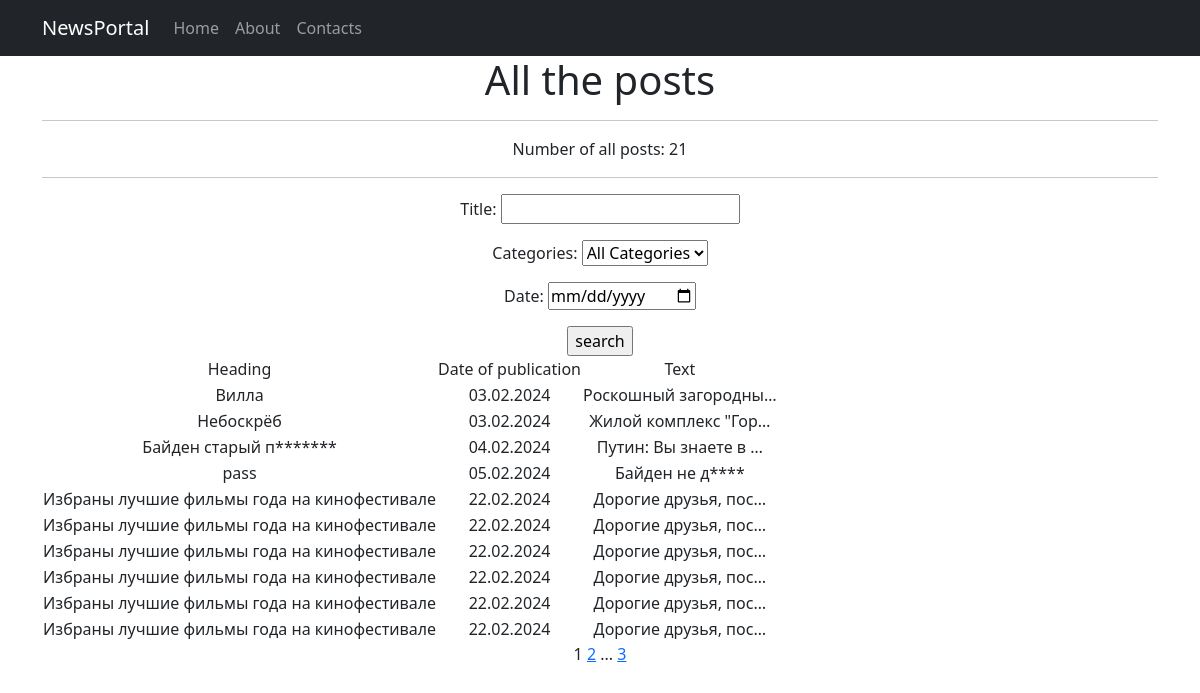
/posts/articles/search/, run on an earlier commit of the app's database.
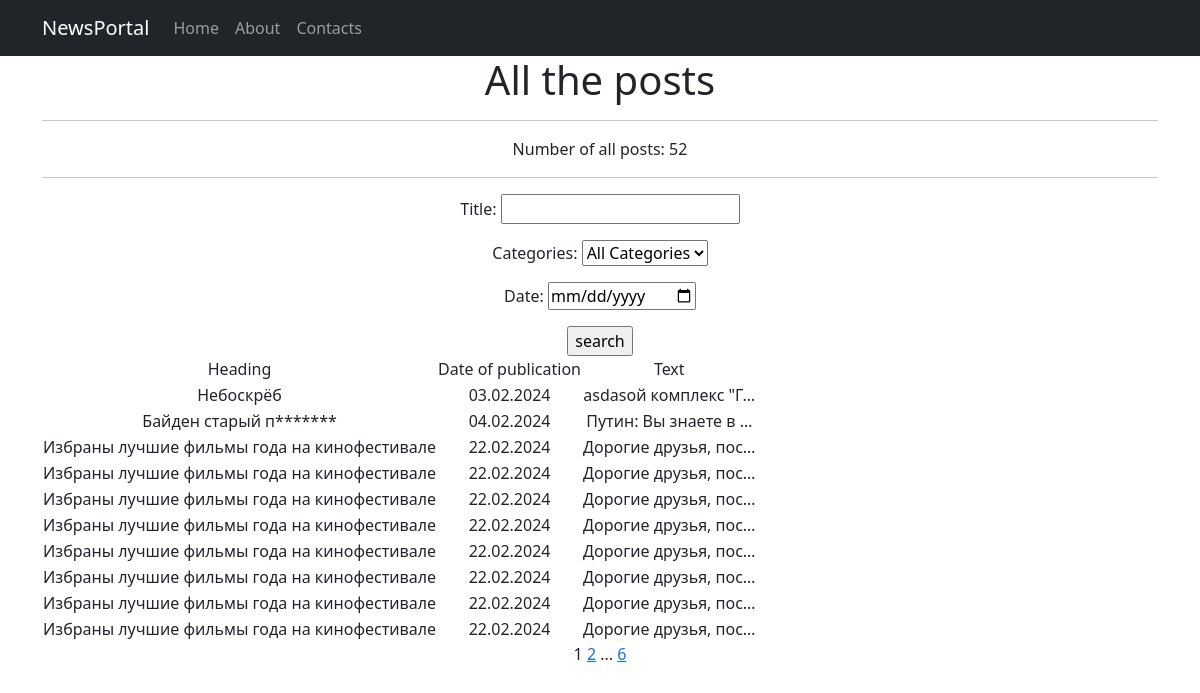
And on a later commit of the database.
### news/models.py (models this page shows, shortened)
class Post(models.Model):
    article = 'AR'
    news = 'NW'
    CHOICES = [
        (article, 'Статья'),
        (news, 'Новость'),
    ]
    date_time = models.DateTimeField(auto_now_add=True)
    author = models.ForeignKey(Author, on_delete=models.CASCADE)
    post_type = models.CharField(choices=CHOICES, default=article, max_length=2)
    category = models.ManyToManyField(Category, through='PostCategory')
    title = models.CharField(max_length=120)
    text = models.TextField()
    rating = models.IntegerField(default=0)

### news/views.py (the view)
# urls.py: path('articles/search/', views.ArticleSearchView.as_view(), name='article_search'),
class ArticleSearchView(ListView):
    model = Post
    template_name = 'search.html'
    context_object_name = 'posts'
    paginate_by = 10
    def get_queryset(self):
        queryset = super().get_queryset().filter(post_type='AR')
        self.filterset = PostFilter(self.request.GET, queryset)
        return self.filterset.qs
    def get_context_data(self, **kwargs):
        context = super().get_context_data(**kwargs)
        context['filterset'] = self.filterset
        return context

### news/models.py (called while the page is built)
    def __str__(self):
        return self.category_type

### news/templatetags/custom_filters.py (called while the page is built)
@register.filter()
def censor(text):
    words = text.split(' ')
    list_text = []
    for word in words:
        if word.lower() in BLOCKED_WORDS:
            postfix = word[:1] + '*' * (len(word) - 1)
            list_text.append(postfix)
        else:
            list_text.append(word)
    return ' '.join(list_text)

### news/templatetags/custom_tags.py (called while the page is built)
@register.simple_tag(takes_context=True)
def url_replace(context, **kwargs):
    current_param = context['request'].GET.copy()
    for k, v in kwargs.items():
        current_param[k] = v
    return current_param.urlencode()

### templates/search.html (shortened to what this page needs)
{% extends 'default.html' %}
{% load custom_filters %}
{% load custom_tags %}
{% block content %}
    <h1>All the posts</h1>
    <hr>
        Number of all posts: {{ paginator.count }}
    <hr>
    <form action="" method="get">
        {{ filterset.form.as_p }}
        <input type="submit" value="search">
    </form>
    {% if posts %}
        <table>
            <tr>
                <td>Heading</td>
                <td>Date of publication</td>
                <td>Text</td>
            </tr>
            {% for post in posts %}
            <tr>
                <td>{{ post.title|censor }}</td>
                <td>{{ post.date_time|date:"d.m.Y" }}</td>
                <td>{{ post.text|truncatechars:20|censor }}</td>
            </tr>
            {% endfor %}
        </table>
    {% else %}
        <h2>There are no posts</h2>
    {% endif %}
    {{ page_obj.number }}
    {% if page_obj.has_next %}
        <a href="?{% url_replace page=page_obj.next_page_number %}">{{ page_obj.next_page_number }}</a>
        {% if paginator.num_pages != page_obj.next_page_number %}
            ...
            <a href="?{% url_replace page=page_obj.paginator.num_pages %}">{{ page_obj.paginator.num_pages }}</a>
        {% endif %}
    {% endif %}
{% endblock content %}

What changed in the data, as far as the page shows it:
removed Post: title|censor "Вилла", date_time "03.02.2024", text|censor "Роскошный загородны…"
removed Post: title|censor "pass", date_time "05.02.2024", text|censor "Байден не д****"
changed Post "Небоскрёб": text|censor "Жилой комплекс \"Гор…" → "asdasой комплекс \"Г…"
now on this page (row unchanged): Post: title|censor "Избраны лучшие фильмы года на кинофестивале", date_time "22.02.2024", text|censor "Дорогие друзья, пос…"
now on this page (row unchanged): Post: title|censor "Избраны лучшие фильмы года на кинофестивале", date_time "22.02.2024", text|censor "Дорогие друзья, пос…"
Also different on the page:
{{ paginator.count }}: "21" → "52"
{{ page_obj.paginator.num_pages }}: "3" → "6"
